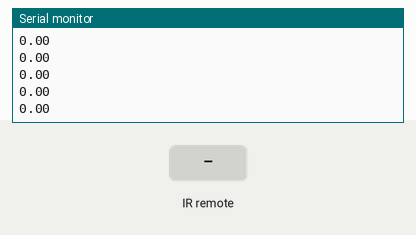
Bench run of a sketch on a simulated Arduino Mega 2560, built with avr-gcc and run on an emulated ATmega2560. Shown: the last lines printed to the serial monitor. Inputs (shaded band) come from the test bench.

Above: at 1.2 s.
1.3 s: infrared code 0x8C4BA750 received
At 1.35 s:
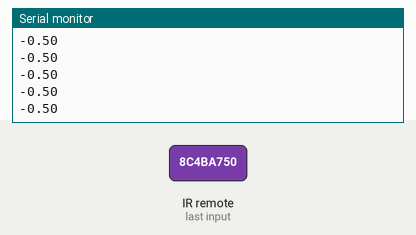
2.8 s: infrared code 0xA90A0674 received
At 2.94 s:
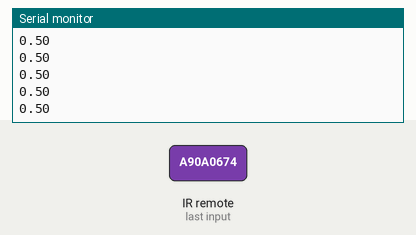
Timing chart, 0 to 5.8 s (numbered marks = the images above; inputs shaded):
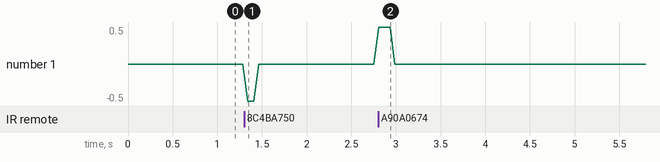

Measured:
- after the input at 1.3 s, the serial monitor: prints a new line at once (image 1)
- after the input at 2.8 s, the serial monitor: prints a new line at once (image 2)

The sketch:

pruebaControlMando.ino
```cpp
// (licence header left out)
#include <IRremote.h>
//https://learn.sparkfun.com/tutorials/ir-communication
int RECV_PIN = 52;
unsigned long res[100];
int count =0;
unsigned long mu =millis();
IRrecv irrecv(RECV_PIN);

//mando gyr, canal C
#define IR_CODE_TURN_LEFT 0x8C4BA750
#define IR_CODE_TURN_LEFT_1 0x23E38F69

#define IR_CODE_TURN_RIGHT   0xA90A0674  //Usa dos códigos, tiene dos modos en el canal c
#define IR_CODE_TURN_RIGHT_1 0xB7B891DB

#define IR_CODE_FORWARD_C   0x932768D1
#define IR_CODE_FORWARD_C_1 0xFB8F80B8

#define IR_CODE_BACKWARD_C   0x739780D9
#define IR_CODE_BACKWARD_C_1 0x8ED1BF61

unsigned int ms=0;
unsigned int incremento1cada5ms;


boolean isActing = false; //If the robot is executing command from remote
long timer;
const long TIME_OUT = 150;
float VELOCIDAD = 0;
float     CURVA = 0;
decode_results results;
bool recibiendo=false;
void setup()
{
  Serial.begin(250000);
  irrecv.enableIRIn(); // Start the receiver
}

void loop() {
  if(abs(millis()-ms)>5){
    ms=millis();
    incremento1cada5ms++;
  }

 //If the robot does not receive any command, stop it
 if (isActing && (millis() - timer >= TIME_OUT)) {
    changeAction(0,0);
    isActing = false;
 }


   /*
  if(incremento1cada5ms%20==0){
    direccion();
    motor();
  }*/
  recibeComando();
  //
  if(incremento1cada5ms%10==0){
    Serial.println(CURVA);
  /*
    Serial.print(VIzq());
    Serial.print("-");
    Serial.println(VDer());


   Serial.print(pwm_der);//, 4);
   Serial.print("-");//, 4);
   Serial.println(pwm_izq);//, 4) ;*/
  }
}

//
void recibeComando(){
  if (irrecv.decode(&results)) {
    unsigned long result =results.value;
    irrecv.resume(); // Receive the next value
    processResult(result);
  }
}
//mandamos la instrucción al rover
void processResult(unsigned long res) {

  if(IR_CODE_TURN_LEFT ==res || IR_CODE_TURN_LEFT_1==res)
    changeAction(VELOCIDAD, -0.5); //Turn the robot left
  else if(IR_CODE_TURN_RIGHT ==res || IR_CODE_TURN_RIGHT_1==res)
    changeAction(VELOCIDAD, 0.5); //Turn the robot left
  else if(IR_CODE_FORWARD_C ==res || IR_CODE_FORWARD_C_1==res)
    changeAction(50, CURVA); //Turn the robot left
  else if(IR_CODE_BACKWARD_C ==res || IR_CODE_BACKWARD_C_1==res)
    changeAction(-50, CURVA); //Turn the robot left
}
void changeAction(float VEL, float CUR) {
  VELOCIDAD=VEL;
  CURVA=CUR;

  timer = millis();
  isActing = true;
}
//**********************************************
```
